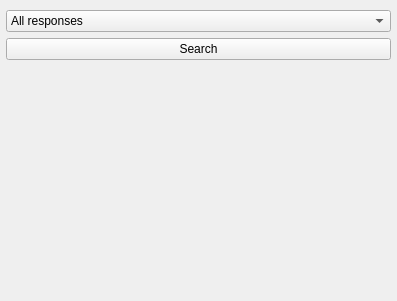
<?xml version="1.0" encoding="UTF-8"?>
<ui version="4.0">
 <class>Form</class>
 <widget class="QWidget" name="Form">
  <property name="windowModality">
   <enum>Qt::ApplicationModal</enum>
  </property>
  <property name="geometry">
   <rect>
    <x>0</x>
    <y>0</y>
    <width>397</width>
    <height>301</height>
   </rect>
  </property>
  <property name="windowTitle">
   <string>Search participants</string>
  </property>
  <widget class="QWidget" name="formLayoutWidget">
   <property name="geometry">
    <rect>
     <x>0</x>
     <y>10</y>
     <width>391</width>
     <height>281</height>
    </rect>
   </property>
   <layout class="QFormLayout" name="formLayout">
    <item row="0" column="1">
     <widget class="QComboBox" name="comboBox">
      <item>
       <property name="text">
        <string>All responses</string>
       </property>
      </item>
      <item>
       <property name="text">
        <string>Only sent</string>
       </property>
      </item>
      <item>
       <property name="text">
        <string>Not sent</string>
       </property>
      </item>
      <item>
       <property name="text">
        <string>Sent on or after...</string>
       </property>
      </item>
      <item>
       <property name="text">
        <string>Sent on or before...</string>
       </property>
      </item>
     </widget>
    </item>
    <item row="1" column="1">
     <widget class="QPushButton" name="pushButton">
      <property name="text">
       <string>Search</string>
      </property>
     </widget>
    </item>
   </layout>
  </widget>
 </widget>
 <resources/>
 <connections/>
</ui>
